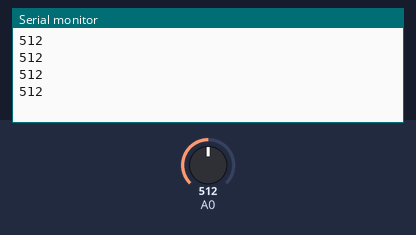
Bench run of a sketch on a simulated Arduino Uno, built with avr-gcc and run on an emulated ATmega328P. On the bench: the last lines printed to the serial monitor. Inputs (shaded band) come from the test bench; at power-on: A0 = 512.

Above: at 1.2 s.
1.3 s: A0 set to 716
At 1.71 s:
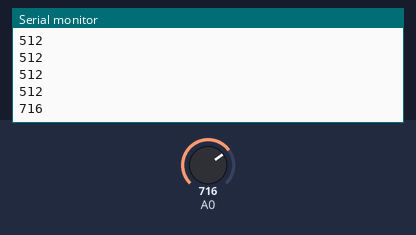
2.8 s: A0 set to 900
At 2.91 s:
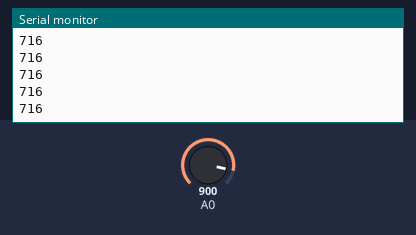
Timing chart, 0 to 5.8 s (numbered marks = the images above; inputs shaded):
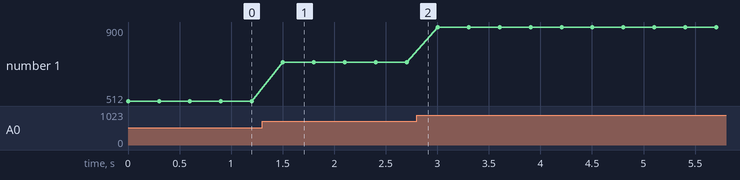

Measured:
- after the input at 1.3 s, the serial monitor: prints a new line after 0.20 s (image 1)
- plotted number 1: 512 → 716 after the input at 1.3 s, 716 → 900 after the input at 2.8 s

The sketch:

Program3LDR.ino
```cpp
void setup() {
Serial.begin(9600);
pinMode(A0,INPUT_PULLUP);

}

void loop() {

int d = analogRead(A0);
Serial.println(d);
delay(300);
}
```
